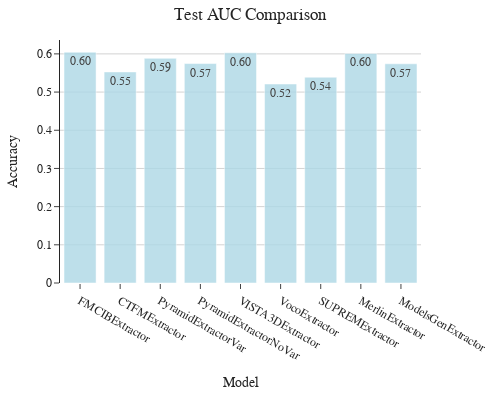

Source (notebook cell):
### Code cell
# Plot test accuracies
fig = plot_model_comparison(test_accuracies_dict)
fig.show() # Show the plot

### Figure 1 — Plotly figure (JSON) as saved in the notebook; plotly's stock layout.template omitted (floating-point values rounded to 4 significant figures)
{"data": [{"alignmentgroup": "True", "hovertemplate": "Model=%{x}<br>Accuracy=%{y}<extra></extra>", "legendgroup": "", "marker": {"color": "#ADD8E6", "opacity": 0.8, "pattern": {"shape": ""}}, "name": "", "offsetgroup": "", "orientation": "v", "showlegend": false, "textposition": "auto", "texttemplate": "%{y:.2f}", "type": "bar", "x": ["FMCIBExtractor", "CTFMExtractor", "PyramidExtractorVar", "PyramidExtractorNoVar", "VISTA3DExtractor", "VocoExtractor", "SUPREMExtractor", "MerlinExtractor", "ModelsGenExtractor"], "xaxis": "x", "y": [0.6046, 0.5528, 0.5884, 0.5747, 0.6027, 0.5212, 0.5389, 0.6011, 0.5741], "yaxis": "y"}], "layout": {"barmode": "relative", "font": {"family": "Arial", "size": 12}, "height": 400, "legend": {"tracegroupgap": 0}, "margin": {"b": 20, "l": 20, "r": 20, "t": 40}, "showlegend": false, "title": {"text": "Test AUC Comparison", "x": 0.5, "xanchor": "center"}, "width": 500, "xaxis": {"anchor": "y", "domain": [0, 1], "showgrid": false, "showline": false, "tickfont": {"size": 12}, "title": {"text": "Model"}}, "yaxis": {"anchor": "x", "domain": [0, 1], "gridcolor": "lightgrey", "showgrid": true, "tickfont": {"size": 12}, "title": {"text": "Accuracy"}}}}
